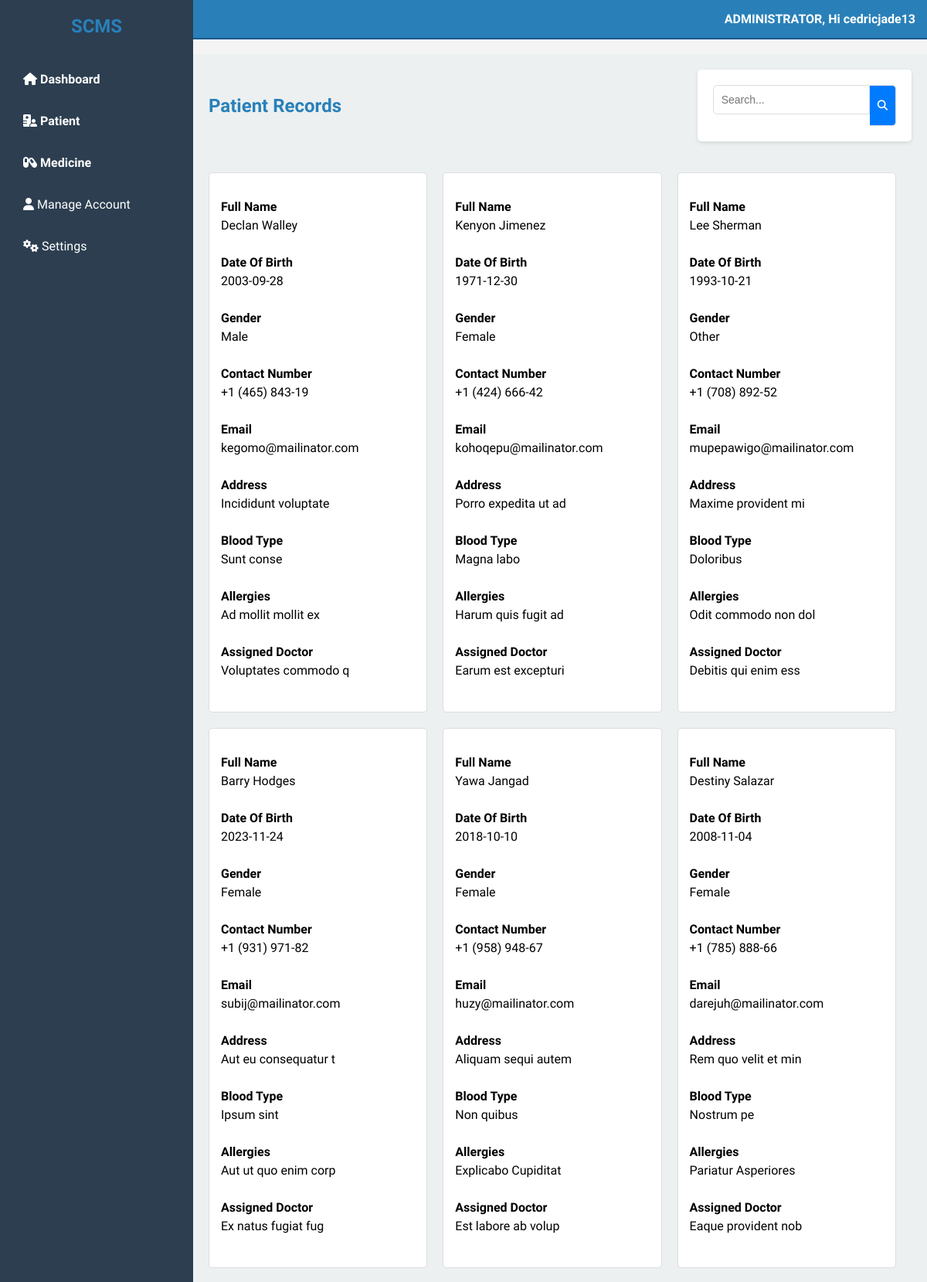
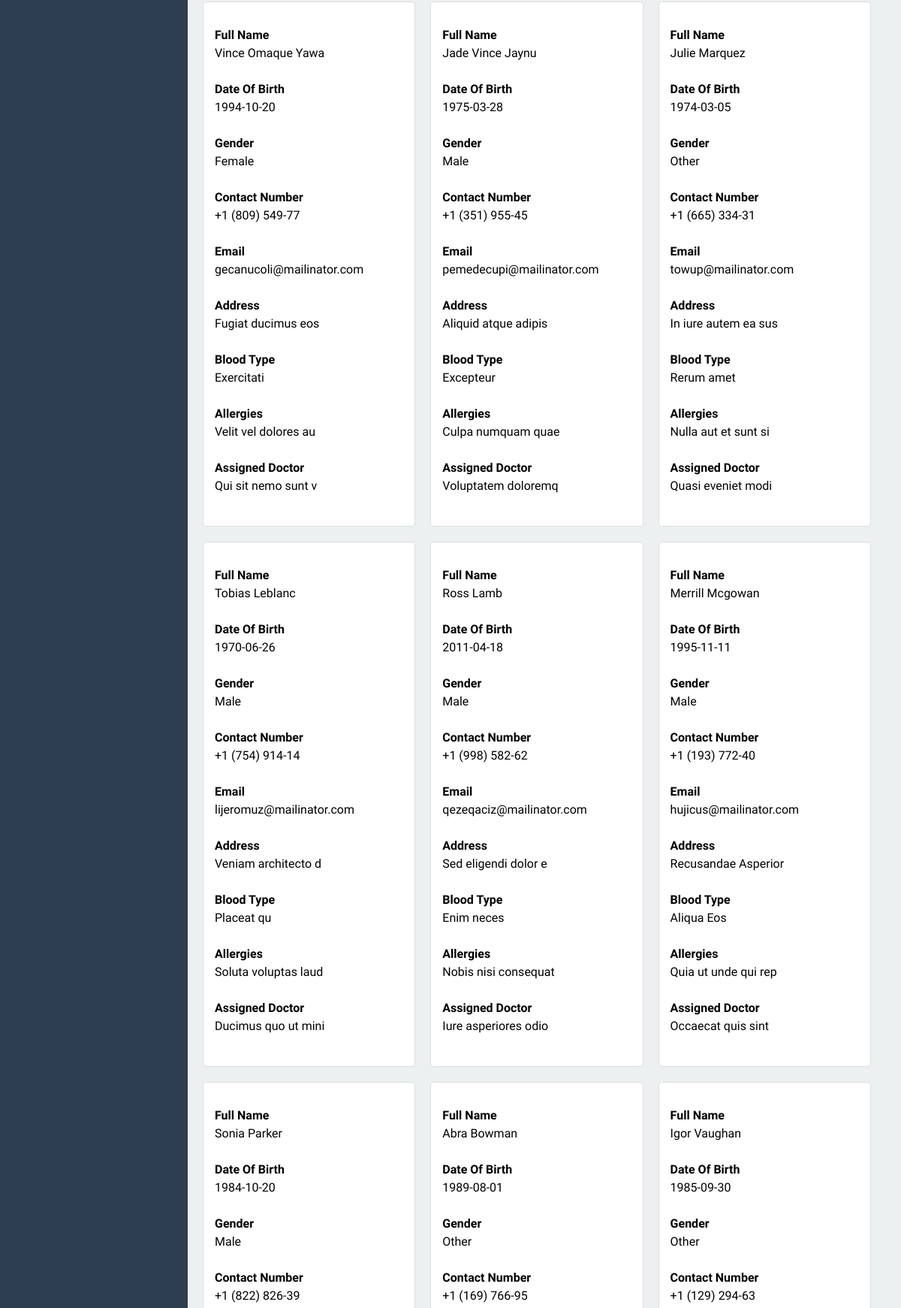
The app's page /staff/view_records.php (signed in, upper part) with its own data (2 pictures, top to bottom).
### tables this page shows
CREATE TABLE `patients` (
  `id` int(20) NOT NULL,
  `full_name` varchar(100) NOT NULL,
  `dob` date NOT NULL,
  `gender` enum('Male','Female','Other') NOT NULL,
  `contact_number` varchar(15) NOT NULL,
  `email` varchar(100) NOT NULL,
  `address` text NOT NULL,
  `blood_type` varchar(10) NOT NULL,
  `allergies` varchar(100) NOT NULL,
  `conditions` varchar(100) NOT NULL,
  `surgeries` varchar(100) NOT NULL,
  `medications` varchar(100) NOT NULL,
  `family_history` varchar(100) NOT NULL,
  `assigned_doctor` varchar(100) NOT NULL,
  `reason_for_visit` text NOT NULL,
  `emergency_contact_name` varchar(100) NOT NULL,
  `relationship` varchar(100) NOT NULL,
  `emergency_contact_number` varchar(15) NOT NULL,
  `created_at` timestamp NOT NULL DEFAULT current_timestamp() ON UPDATE current_timestamp(),
  `course` enum('BSIT','BSCRIM','BSBA','BSED','BEED','BSTM','BSHM') NOT NULL,
  `year_level` enum('1','2','3','4') NOT NULL,
  `section` enum('A','B','C','D','E','F','G') NOT NULL,
  `semester` enum('1st','2nd') NOT NULL,
  `academic_year` varchar(9) NOT NULL
);

### staff/view_records.php (the view, shortened to what this page needs)
<?php
include('../database/config.php');
if (isset($_SESSION['username'])) {
    $username = $_SESSION['username'];
} else {
    header("Location: login.php");
    exit();
}
$patients = [];
$sql = "SELECT * FROM patients";
$result = $conn->query($sql);
if ($result->num_rows > 0) {
    while ($row = $result->fetch_assoc()) {
        $patients[] = $row;
    }
}
?>
<!DOCTYPE html>
<html lang="en">
<head>
    <link rel="stylesheet" href="styles.css">
    <link rel="stylesheet" href="https://cdnjs.cloudflare.com/ajax/libs/font-awesome/6.7.2/css/all.min.css" />
</head>
<body>
    <div class="container">
        <aside class="sidebar">
            <h2>SCMS</h2>
            <ul class="menu">
                <li>
                    <span class="toggle dashboard"><i class="fa-solid fa-house"></i> Dashboard</span>
                </li>
                <li>
                    <span class="toggle"><i class="fa-solid fa-hospital-user"></i> Patient</span>
                </li>
                <li>
                    <span class="toggle"><i class="fa-solid fa-capsules"></i> Medicine</span>
                </li>
                <li><a href="create_account.php"><i class="fa-solid fa-user"></i> Manage Account</a></li>
                <li><a href="#settings"><i class="fa-solid fa-gears"></i> Settings</a></li>
            </ul>
        </aside>
        <header class="header">
        <div class="admin-info">ADMINISTRATOR, Hi <?php echo htmlspecialchars($username); ?></div>
        </header>
        <main class="main-content">
            <div class="header-container">
                <h2>Patient Records</h2>
                <div class="search-container">
                    <form action="search.php" method="GET">
                        <input type="text" name="query" placeholder="Search..." required>
                        <button type="submit"><i class="fa-solid fa-search"></i></button>
                    </form>
                </div>
            </div>
            <div class="patient-container">
                <?php foreach ($patients as $patient): ?>
                    <div class="patient-record">
                        <br>
                        <div class="patient-info">
                            <label>Full Name</label> <?php echo htmlspecialchars($patient['full_name']); ?>
                        </div><br>
                        <div class="patient-info">
                            <label>Date Of Birth</label> <?php echo htmlspecialchars($patient['dob']); ?>
                        </div><br>
                        <div class="patient-info">
                            <label>Gender</label> <?php echo htmlspecialchars($patient['gender']); ?>
                        </div><br>
                        <div class="patient-info">
                            <label>Contact Number</label> <?php echo htmlspecialchars($patient['contact_number']); ?>
                        </div><br>
                        <div class="patient-info">
                            <label>Email</label> <?php echo htmlspecialchars($patient['email']); ?>
                        </div><br>
                        <div class="patient-info">
                            <label>Address</label> <?php echo htmlspecialchars($patient['address']); ?>
                        </div><br>
                        <div class="patient-info">
                            <label>Blood Type</label> <?php echo htmlspecialchars($patient['blood_type']); ?>
                        </div><br>
                        <div class="patient-info">
                            <label>Allergies</label> <?php echo htmlspecialchars($patient['allergies']); ?>
                        </div><br>
                        <div class="patient-info">
                            <label>Assigned Doctor</label> <?php echo htmlspecialchars($patient['assigned_doctor']); ?>
                        </div><br>
                    </div>
                <?php endforeach; ?>
            </div>
        </main>
    </div>
</body>
</html>

### staff/styles.css (style rules this page uses)
* { box-sizing: border-box; margin: 0; padding: 0; }
body { font-family: "Josefin Sans", sans-serif; font-optical-sizing: auto; font-weight: weight; font-style: normal; background-color: #f4f4f4; }
.container { display: flex; }
.sidebar { width: 250px; background-color: #2c3e50; color: white; padding: 20px; position: fixed; height: 100%; display: flex; flex-direction: column; }
.sidebar h2 { text-align: center; margin-bottom: 20px; }
.menu { flex: 1; list-style-type: none; }
.menu li { margin: 15px 0; }
.menu li span { font-weight: bold; display: block; margin-bottom: 5px; cursor: pointer; padding: 10px; transition: background 0.3s; }
.menu li a { color: white; text-decoration: none; padding: 10px; display: block; border-radius: 5px; transition: background 0.3s; }
.menu li .dashboard { color: white; text-decoration: none; padding: 10px; display: block; border-radius: 5px; transition: background 0.3s; }
.header { background-color: #2980b9; color: white; padding: 15px; display: flex; justify-content: flex-end; align-items: center; border-bottom: 2px solid #1c598a; position: fixed; top: 0; left: 250px; right: 0; z-index: 1000; }
.admin-info { font-size: 16px; font-weight: bold; }
.main-content { flex: 1; padding: 20px; margin-left: 250px; margin-top: 70px; background-color: #ecf0f1; }
form { background-color: white; padding: 20px; border-radius: 5px; box-shadow: 0 2px 5px rgba(0, 0, 0, 0.1); margin-bottom: 20px; }
h2, h3 { color: #2980b9; margin-bottom: 15px; }
label { display: block; margin-bottom: 5px; font-weight: bold; }
input[type="text"], input[type="date"], input[type="tel"], input[type="email"], input[type="number"], textarea, select { width: 100%; padding: 10px; margin-bottom: 15px; border: 1px solid #ccc; border-radius : 4px; font-size: 14px; }
input[type="submit"], button { background-color: #2980b9; color: white; border: none; padding: 10px 15px; border-radius: 5px; cursor: pointer; transition: background 0.3s; }
.header-container { display: flex; justify-content: space-between; align-items: center; margin-bottom: 20px; }
.search-container { display: flex; }
.search-container form { display: flex; }
.search-container input[type="text"] { padding: 10px; border: 1px solid #ddd; border-radius: 5px 0 0 5px; }
.search-container button { padding: 10px; border: 1px solid #ddd; border-left: none; border-radius: 0 5px 5px 0; background-color: #007bff; color: white; cursor: pointer; }

### staff/view_records.php (style rules this page uses)
.main-content { flex: 1; padding: 20px; }
h2 { margin-bottom: 20px; }
.patient-container { display: flex; flex-wrap: wrap; gap: 20px; }
.patient-record { border: 1px solid #ddd; border-radius: 5px; padding: 15px; background: #fff; width: calc(33.33% - 20px); box-sizing: border-box; }
.patient-info { margin-bottom: 10px; }
.patient-info label { font-weight: bold; }
.header-container { display: flex; justify-content: space-between; align-items: center; margin-bottom: 20px; }
.search-container { display: flex; }
.search-container form { display: flex; }
.search-container input[type="text"] { padding: 10px; border: 1px solid #ddd; border-radius: 5px 0 0 5px; }
.search-container button { padding: 10px; border: 1px solid #ddd; border-left: none; border-radius: 0 5px 5px 0; background-color: #007bff; color: white; cursor: pointer; }

### records on screen
patients: full_name "Declan Walley", dob "2003-09-28", gender "Male", contact_number "+1 (465) 843-19", email "kegomo@mailinator.com", address "Incididunt voluptate", blood_type "Sunt conse", allergies "Ad mollit mollit ex", assigned_doctor "Voluptates commodo q"
patients: full_name "Kenyon Jimenez", dob "1971-12-30", gender "Female", contact_number "+1 (424) 666-42", email "kohoqepu@mailinator.com", address "Porro expedita ut ad", blood_type "Magna labo", allergies "Harum quis fugit ad", assigned_doctor "Earum est excepturi"
patients: full_name "Lee Sherman", dob "1993-10-21", gender "Other", contact_number "+1 (708) 892-52", email "mupepawigo@mailinator.com", address "Maxime provident mi", blood_type "Doloribus", allergies "Odit commodo non dol", assigned_doctor "Debitis qui enim ess"
patients: full_name "Barry Hodges", dob "2023-11-24", gender "Female", contact_number "+1 (931) 971-82", email "subij@mailinator.com", address "Aut eu consequatur t", blood_type "Ipsum sint", allergies "Aut ut quo enim corp", assigned_doctor "Ex natus fugiat fug"
patients: full_name "Yawa Jangad", dob "2018-10-10", gender "Female", contact_number "+1 (958) 948-67", email "huzy@mailinator.com", address "Aliquam sequi autem", blood_type "Non quibus", allergies "Explicabo Cupiditat", assigned_doctor "Est labore ab volup"
patients: full_name "Destiny Salazar", dob "2008-11-04", gender "Female", contact_number "+1 (785) 888-66", email "darejuh@mailinator.com", address "Rem quo velit et min", blood_type "Nostrum pe", allergies "Pariatur Asperiores", assigned_doctor "Eaque provident nob"
patients: full_name "Vince Omaque Yawa", dob "1994-10-20", gender "Female", contact_number "+1 (809) 549-77", email "gecanucoli@mailinator.com", address "Fugiat ducimus eos", blood_type "Exercitati", allergies "Velit vel dolores au", assigned_doctor "Qui sit nemo sunt v"
patients: full_name "Jade Vince Jaynu", dob "1975-03-28", gender "Male", contact_number "+1 (351) 955-45", email "pemedecupi@mailinator.com", address "Aliquid atque adipis", blood_type "Excepteur", allergies "Culpa numquam quae", assigned_doctor "Voluptatem doloremq"
patients: full_name "Julie Marquez", dob "1974-03-05", gender "Other", contact_number "+1 (665) 334-31", email "towup@mailinator.com", address "In iure autem ea sus", blood_type "Rerum amet", allergies "Nulla aut et sunt si", assigned_doctor "Quasi eveniet modi"
patients: full_name "Tobias Leblanc", dob "1970-06-26", gender "Male", contact_number "+1 (754) 914-14", email "lijeromuz@mailinator.com", address "Veniam architecto d", blood_type "Placeat qu", allergies "Soluta voluptas laud", assigned_doctor "Ducimus quo ut mini"
patients: full_name "Ross Lamb", dob "2011-04-18", gender "Male", contact_number "+1 (998) 582-62", email "qezeqaciz@mailinator.com", address "Sed eligendi dolor e", blood_type "Enim neces", allergies "Nobis nisi consequat", assigned_doctor "Iure asperiores odio"
patients: full_name "Merrill Mcgowan", dob "1995-11-11", gender "Male", contact_number "+1 (193) 772-40", email "hujicus@mailinator.com", address "Recusandae Asperior", blood_type "Aliqua Eos", allergies "Quia ut unde qui rep", assigned_doctor "Occaecat quis sint"
patients: full_name "Sonia Parker", dob "1984-10-20", gender "Male", contact_number "+1 (822) 826-39"
patients: full_name "Abra Bowman", dob "1989-08-01", gender "Other", contact_number "+1 (169) 766-95"
patients: full_name "Igor Vaughan", dob "1985-09-30", gender "Other", contact_number "+1 (129) 294-63"

### other values on screen
$username "cedricjade13"
